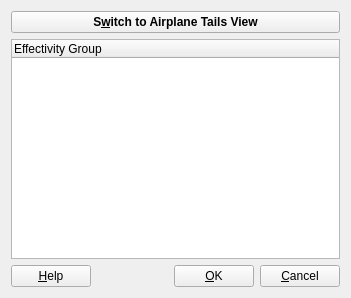
<?xml version="1.0" encoding="UTF-8"?>
<ui version="4.0">
 <class>EffectivityGroupDialog</class>
 <widget class="QDialog" name="EffectivityGroupDialog">
  <property name="geometry">
   <rect>
    <x>0</x>
    <y>0</y>
    <width>351</width>
    <height>298</height>
   </rect>
  </property>
  <property name="windowTitle">
   <string>Edit Effectivity Group/Airplane Tails</string>
  </property>
  <layout class="QGridLayout">
   <item row="2" column="2">
    <widget class="QPushButton" name="okButton_">
     <property name="text">
      <string>&amp;OK</string>
     </property>
     <property name="shortcut">
      <string>Alt+O</string>
     </property>
     <property name="autoDefault">
      <bool>false</bool>
     </property>
    </widget>
   </item>
   <item row="2" column="3">
    <widget class="QPushButton" name="cancelButton_">
     <property name="text">
      <string>&amp;Cancel</string>
     </property>
     <property name="shortcut">
      <string>Alt+C</string>
     </property>
     <property name="autoDefault">
      <bool>false</bool>
     </property>
    </widget>
   </item>
   <item row="2" column="0">
    <widget class="QPushButton" name="helpButton_">
     <property name="text">
      <string>&amp;Help</string>
     </property>
     <property name="shortcut">
      <string>Alt+H</string>
     </property>
     <property name="autoDefault">
      <bool>false</bool>
     </property>
    </widget>
   </item>
   <item row="0" column="0" colspan="4">
    <widget class="QPushButton" name="switchButton_">
     <property name="font">
      <font>
       <weight>75</weight>
       <bold>true</bold>
      </font>
     </property>
     <property name="text">
      <string>S&amp;witch to Airplane Tails View</string>
     </property>
     <property name="shortcut">
      <string>Alt+W</string>
     </property>
     <property name="autoDefault">
      <bool>false</bool>
     </property>
    </widget>
   </item>
   <item row="2" column="1">
    <spacer name="Horizontal Spacing2">
     <property name="orientation">
      <enum>Qt::Horizontal</enum>
     </property>
     <property name="sizeType">
      <enum>QSizePolicy::Expanding</enum>
     </property>
     <property name="sizeHint" stdset="0">
      <size>
       <width>228</width>
       <height>20</height>
      </size>
     </property>
    </spacer>
   </item>
   <item row="1" column="0" colspan="4">
    <widget class="QTreeWidget" name="listView_">
     <property name="styleSheet">
      <string notr="true">QTreeWidget::branch{image:none;}</string>
     </property>
     <property name="selectionMode">
      <enum>QAbstractItemView::SingleSelection</enum>
     </property>
     <property name="rootIsDecorated">
      <bool>false</bool>
     </property>
     <column>
      <property name="text">
       <string>Effectivity Group</string>
      </property>
     </column>
    </widget>
   </item>
  </layout>
 </widget>
 <layoutdefault spacing="6" margin="11"/>
 <pixmapfunction>qPixmapFromMimeSource</pixmapfunction>
 <tabstops>
  <tabstop>helpButton_</tabstop>
  <tabstop>okButton_</tabstop>
  <tabstop>cancelButton_</tabstop>
 </tabstops>
 <resources/>
 <connections>
  <connection>
   <sender>helpButton_</sender>
   <signal>clicked()</signal>
   <receiver>EffectivityGroupDialog</receiver>
   <slot>help()</slot>
   <hints>
    <hint type="sourcelabel">
     <x>20</x>
     <y>20</y>
    </hint>
    <hint type="destinationlabel">
     <x>20</x>
     <y>20</y>
    </hint>
   </hints>
  </connection>
  <connection>
   <sender>cancelButton_</sender>
   <signal>clicked()</signal>
   <receiver>EffectivityGroupDialog</receiver>
   <slot>reject()</slot>
   <hints>
    <hint type="sourcelabel">
     <x>20</x>
     <y>20</y>
    </hint>
    <hint type="destinationlabel">
     <x>20</x>
     <y>20</y>
    </hint>
   </hints>
  </connection>
  <connection>
   <sender>okButton_</sender>
   <signal>clicked()</signal>
   <receiver>EffectivityGroupDialog</receiver>
   <slot>accept()</slot>
   <hints>
    <hint type="sourcelabel">
     <x>20</x>
     <y>20</y>
    </hint>
    <hint type="destinationlabel">
     <x>20</x>
     <y>20</y>
    </hint>
   </hints>
  </connection>
  <connection>
   <sender>switchButton_</sender>
   <signal>clicked()</signal>
   <receiver>EffectivityGroupDialog</receiver>
   <slot>switchMode()</slot>
   <hints>
    <hint type="sourcelabel">
     <x>20</x>
     <y>20</y>
    </hint>
    <hint type="destinationlabel">
     <x>20</x>
     <y>20</y>
    </hint>
   </hints>
  </connection>
 </connections>
</ui>
